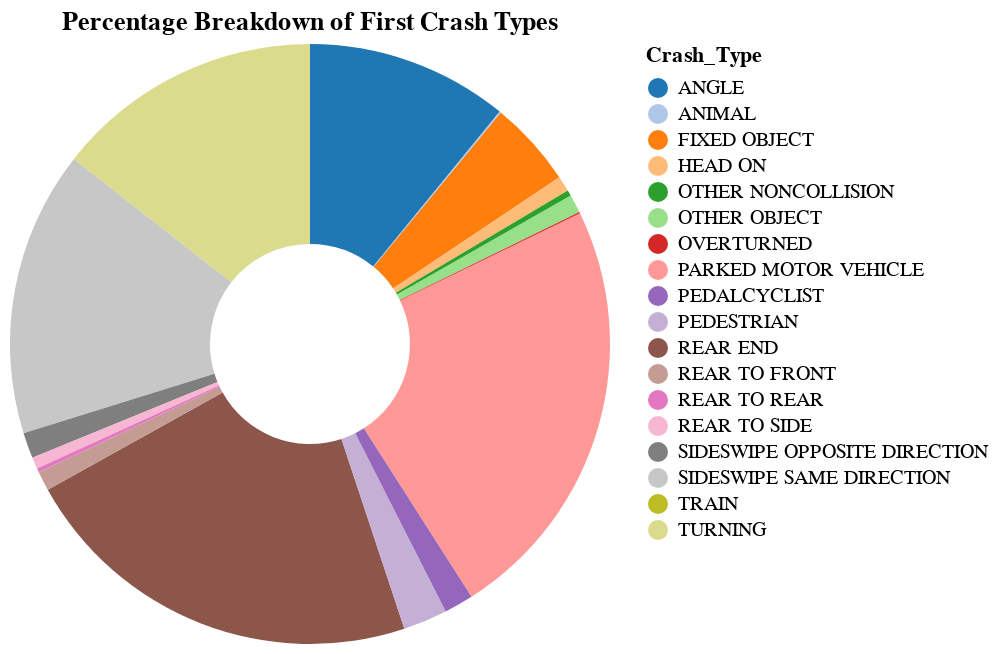

Write notebook code for a chart like this one.
### Markdown cell above
### The Traffic Crash Dataset contains thousands of rows related to accidents. To better understand the distribution of the dataset, we decided to filter the dataset based on Crash Types. We printed the percentage breakdown based on unique categories and visualized the dataset using a pie chart. We discovered that pedestrian-related accidents fall into two main categories; Pedestrian and Pedalcyclist. These two categories combined amount to roughly 4% of the total database with a length of slightly over 35,000 rows.

### Code cell
import pandas as pd
import altair as alt


# Read in the dataset
df = pd.read_csv('traffic_crashes.csv')

# Display the length of the dataset
print("Dataset length: " , len(df))

# Create a dataframe for pedestrian crashes only
pedestrian_df = df[df['FIRST_CRASH_TYPE'] == 'PEDESTRIAN']

# Print the length of the pedestrian dataframe
print("Pedestrian dataset length: " , len(pedestrian_df))

# Create a dataframe for pedalcyclist crashes only
pedalcyclist_df = df[df['FIRST_CRASH_TYPE'] == 'PEDALCYCLIST']

# Print the length of the pedalcyclist dataframe
print("Pedalcyclist dataset length: " , len(pedalcyclist_df))

# Identify the types of crashes that involve pedestrains based on the category breakdown and creating a new dataframe
pedestrain_involved_crashes = df[df['FIRST_CRASH_TYPE'].isin(['PEDESTRIAN', 'PEDALCYCLIST'])]

# Print the length of the pedestrian involved crashes dataframe and percentage 
print("Pedestrian involved crashes dataset length: " , len(pedestrain_involved_crashes))
print("Percentage of pedestrian involved crashes: " , len(pedestrain_involved_crashes) / len(df) * 100)

# Count each crash type and calculate percentage
crash_type_percentage_breakdown = df['FIRST_CRASH_TYPE'].value_counts(normalize=True) * 100

# Print results in a coincise format
for crash_type, percentage in crash_type_percentage_breakdown.items():
    print(f"{crash_type}: {percentage:.2f}%")

# Create a Dataframe from the crash type percentage breadkdown
data = pd.DataFrame(list(crash_type_percentage_breakdown.items()), columns=['Crash_Type', 'Percentage'])

# Create a pie chart using Altair
chart = alt.Chart(data).mark_arc(innerRadius=50).encode(
    theta=alt.Theta(field="Percentage", type="quantitative"), # Set the encodings to the percentage
    color=alt.Color(field="Crash_Type", type="nominal", scale=alt.Scale(scheme='category20')), # Set the color scheme 
    tooltip=[alt.Tooltip("Crash_Type:N"), alt.Tooltip("Percentage:Q", format=".2f")]  # Round percentage to 2 decimal places when hovering 
).properties(
    title="Percentage Breakdown of First Crash Types" # Title of the chart
)

# Display the chart
chart.show()

![Visual1](visuals/visualization_1.png)

### Figure 1 — Vega-Lite specification as saved in the notebook (floating-point values rounded to 4 significant figures)
{"config": {"view": {"continuousWidth": 300, "continuousHeight": 300}}, "data": {"name": "data-e67dc2e26f5fa5be271047373cd76923"}, "mark": {"type": "arc", "innerRadius": 50}, "encoding": {"color": {"field": "Crash_Type", "scale": {"scheme": "category20"}, "type": "nominal"}, "theta": {"field": "Percentage", "type": "quantitative"}, "tooltip": [{"field": "Crash_Type", "type": "nominal"}, {"field": "Percentage", "format": ".2f", "type": "quantitative"}]}, "title": "Percentage Breakdown of First Crash Types", "$schema": "https://vega.github.io/schema/vega-lite/v5.20.1.json", "datasets": {"data-e67dc2e26f5fa5be271047373cd76923": [{"Crash_Type": "PARKED MOTOR VEHICLE", "Percentage": 23.14}, {"Crash_Type": "REAR END", "Percentage": 22.02}, {"Crash_Type": "SIDESWIPE SAME DIRECTION", "Percentage": 15.38}, {"Crash_Type": "TURNING", "Percentage": 14.42}, {"Crash_Type": "ANGLE", "Percentage": 10.9}, {"Crash_Type": "FIXED OBJECT", "Percentage": 4.642}, {"Crash_Type": "PEDESTRIAN", "Percentage": 2.383}, {"Crash_Type": "PEDALCYCLIST", "Percentage": 1.57}, {"Crash_Type": "SIDESWIPE OPPOSITE DIRECTION", "Percentage": 1.385}, {"Crash_Type": "REAR TO FRONT", "Percentage": 1.046}, {"Crash_Type": "OTHER OBJECT", "Percentage": 0.997}, {"Crash_Type": "HEAD ON", "Percentage": 0.8462}, {"Crash_Type": "REAR TO SIDE", "Percentage": 0.6227}, {"Crash_Type": "OTHER NONCOLLISION", "Percentage": 0.3006}, {"Crash_Type": "REAR TO REAR", "Percentage": 0.2161}, {"Crash_Type": "ANIMAL", "Percentage": 0.07317}, {"Crash_Type": "OVERTURNED", "Percentage": 0.05997}, {"Crash_Type": "TRAIN", "Percentage": 0.005472}]}}
